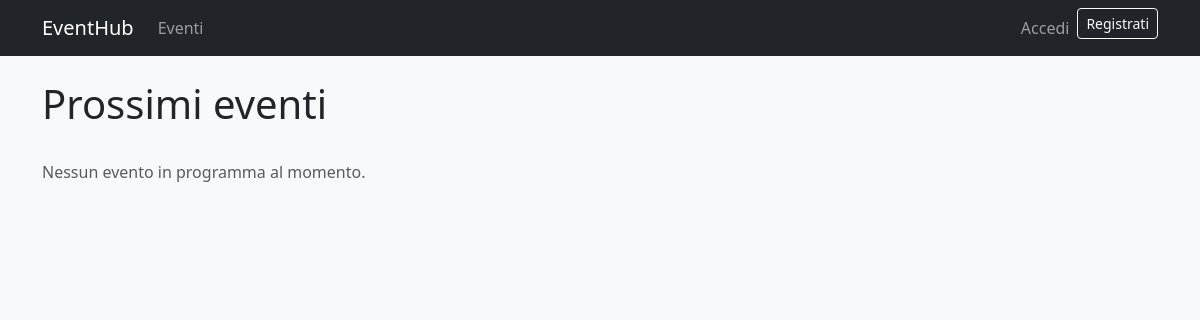
Before: / with the older database file.
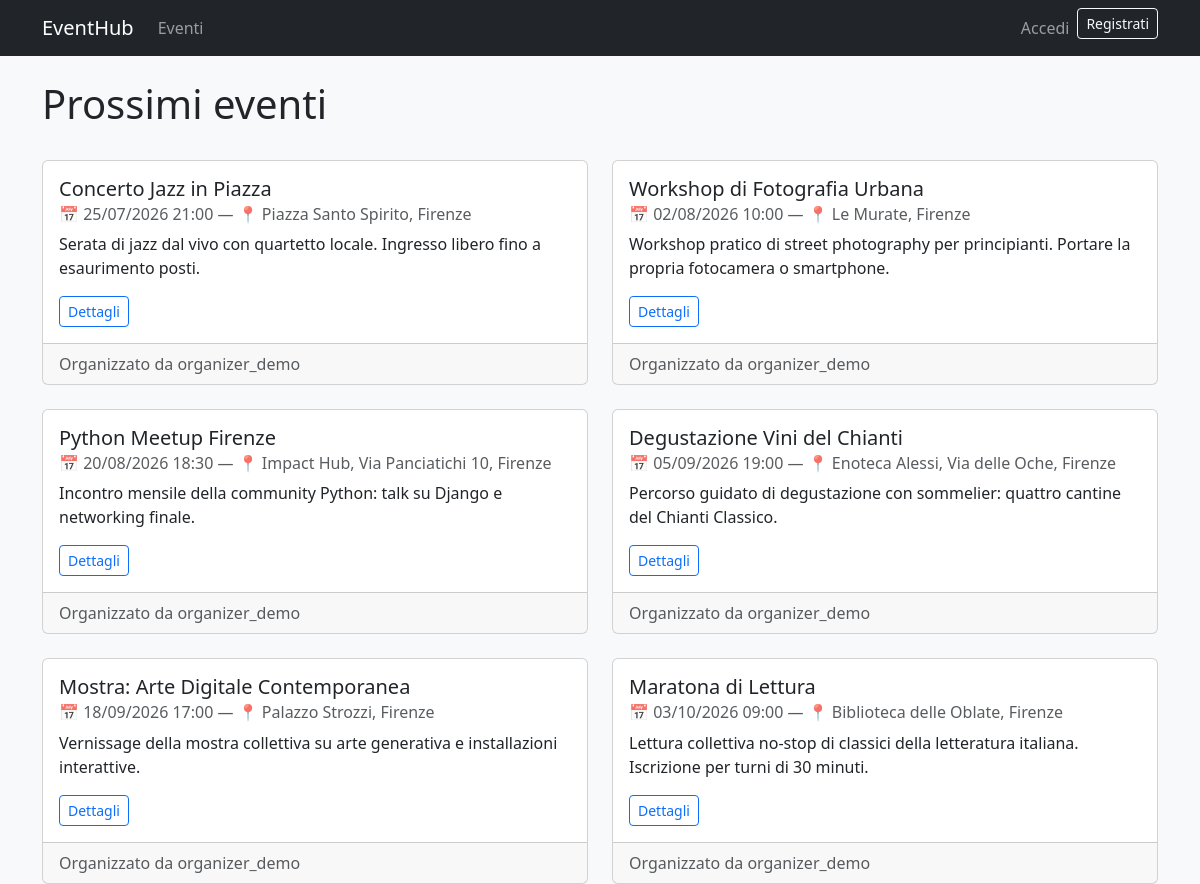
After: the same page with the newer database file.
### events/models.py (models this page shows, shortened)
class Event(models.Model):
    title = models.CharField(max_length=200, verbose_name="Titolo")
    description = models.TextField(verbose_name="Descrizione")
    date = models.DateTimeField(verbose_name="Data e ora")
    location = models.CharField(max_length=200, verbose_name="Luogo")
    organizer = models.ForeignKey(
        settings.AUTH_USER_MODEL,
        on_delete=models.CASCADE,
        related_name="events_organized",
        verbose_name="Organizzatore",
    )
    class Meta:
        ordering = ["date"]
    def get_absolute_url(self):
        return reverse("events:event_detail", kwargs={"pk": self.pk})

### accounts/models.py (models this page shows, shortened)
class CustomUser(AbstractUser):
    bio = models.TextField(blank=True, verbose_name="Biografia")

### events/views.py (the view)
# urls.py: path("", views.EventListView.as_view(), name="event_list"),
class EventListView(ListView):
    model = Event
    template_name = "events/event_list.html"
    context_object_name = "events"

### templates/events/event_list.html (shortened to what this page needs)
{% extends "base.html" %}
{% block content %}
    <div class="d-flex justify-content-between align-items-center mb-4">
        <h1>Prossimi eventi</h1>
    </div>
    {% if events %}
        <div class="row row-cols-1 row-cols-md-2 g-4">
            {% for event in events %}
                <div class="col">
                    <div class="card h-100">
                        <div class="card-body">
                            <h5 class="card-title">{{ event.title }}</h5>
                            <h6 class="card-subtitle mb-2 text-muted">
                                📅 {{ event.date|date:"d/m/Y H:i" }} — 📍 {{ event.location }}
                            </h6>
                            <p class="card-text">{{ event.description|truncatewords:25 }}</p>
                            <a href="{{ event.get_absolute_url }}" class="btn btn-outline-primary btn-sm">Dettagli</a>
                        </div>
                        <div class="card-footer text-muted">
                            Organizzato da {{ event.organizer.username }}
                        </div>
                    </div>
                </div>
            {% endfor %}
        </div>
    {% else %}
        <p class="text-muted">Nessun evento in programma al momento.</p>
    {% endif %}
{% endblock %}

### templates/base.html (shortened to what this page needs)
<!DOCTYPE html>
<html lang="it">
<head>
    <link href="https://cdn.jsdelivr.net/npm/bootstrap@5.3.3/dist/css/bootstrap.min.css" rel="stylesheet">
</head>
<body class="bg-light">
    <nav class="navbar navbar-expand-lg navbar-dark bg-dark mb-4">
        <div class="container">
            <a class="navbar-brand" href="{% url 'events:event_list' %}">EventHub</a>
            <div class="collapse navbar-collapse" id="navbarMain">
                <ul class="navbar-nav me-auto">
                    <li class="nav-item">
                        <a class="nav-link" href="{% url 'events:event_list' %}">Eventi</a>
                    </li>
                </ul>
                <ul class="navbar-nav">
                    {% if user.is_authenticated %}
                        <li class="nav-item">
                            <span class="navbar-text me-3">
                                Ciao, {{ user.username }}
                                {% if user.is_organizer %}<span class="badge bg-warning text-dark">Organizer</span>{% endif %}
                                {% if user.is_attendee %}<span class="badge bg-info text-dark">Attendee</span>{% endif %}
                            </span>
                        </li>
                        <li class="nav-item">
                            <form method="post" action="{% url 'logout' %}" class="d-inline">
                                {% csrf_token %}
                                <button type="submit" class="btn btn-outline-light btn-sm">Esci</button>
                            </form>
                        </li>
                    {% else %}
                        <li class="nav-item">
                            <a class="nav-link" href="{% url 'login' %}">Accedi</a>
                        </li>
                        <li class="nav-item">
                            <a class="btn btn-outline-light btn-sm" href="{% url 'signup' %}">Registrati</a>
                        </li>
                    {% endif %}
                </ul>
            </div>
        </div>
    </nav>
    <main class="container">
        {% block content %}{% endblock %}
    </main>
</body>
</html>

Changed rows visible on the page:
added Event: title "Concerto Jazz in Piazza", date "25/07/2026 21:00", location "Piazza Santo Spirito, Firenze", description "Serata di jazz dal vivo con quartetto locale. Ingresso libero fino a esaurimento posti.", organizer.username "organizer_demo"
added Event: title "Workshop di Fotografia Urbana", date "02/08/2026 10:00", location "Le Murate, Firenze", description "Workshop pratico di street photography per principianti. Portare la propria fotocamera o smartphone.", organizer.username "organizer_demo"
added Event: title "Python Meetup Firenze", date "20/08/2026 18:30", location "Impact Hub, Via Panciatichi 10, Firenze", description "Incontro mensile della community Python: talk su Django e networking finale.", organizer.username "organizer_demo"
added Event: title "Degustazione Vini del Chianti", date "05/09/2026 19:00", location "Enoteca Alessi, Via delle Oche, Firenze", description "Percorso guidato di degustazione con sommelier: quattro cantine del Chianti Classico.", organizer.username "organizer_demo"
added Event: title "Mostra: Arte Digitale Contemporanea", date "18/09/2026 17:00", location "Palazzo Strozzi, Firenze", description "Vernissage della mostra collettiva su arte generativa e installazioni interattive.", organizer.username "organizer_demo"
added Event: title "Maratona di Lettura", date "03/10/2026 09:00", location "Biblioteca delle Oblate, Firenze", description "Lettura collettiva no-stop di classici della letteratura italiana. Iscrizione per turni di 30 minuti.", organizer.username "organizer_demo"
Other visible differences:
text no longer shown: "Nessun evento in programma al momento."
